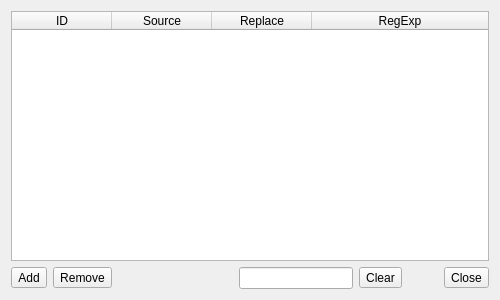
<?xml version="1.0" encoding="UTF-8"?>
<ui version="4.0">
 <class>ChangesDialog</class>
 <widget class="QDialog" name="ChangesDialog">
  <property name="geometry">
   <rect>
    <x>0</x>
    <y>0</y>
    <width>500</width>
    <height>300</height>
   </rect>
  </property>
  <property name="windowTitle">
   <string>Edit sources</string>
  </property>
  <property name="windowIcon">
   <iconset theme="preferences-system">
    <normaloff/>
   </iconset>
  </property>
  <layout class="QGridLayout" name="gridLayout">
   <item row="1" column="3">
    <widget class="QLineEdit" name="lineEdit">
     <property name="alignment">
      <set>Qt::AlignRight|Qt::AlignTrailing|Qt::AlignVCenter</set>
     </property>
    </widget>
   </item>
   <item row="1" column="0">
    <widget class="QToolButton" name="addButton">
     <property name="text">
      <string>Add</string>
     </property>
     <property name="icon">
      <iconset theme="list-add">
       <normaloff/>
      </iconset>
     </property>
    </widget>
   </item>
   <item row="0" column="0" colspan="7">
    <widget class="QTableWidget" name="Items">
     <property name="alternatingRowColors">
      <bool>true</bool>
     </property>
     <property name="selectionMode">
      <enum>QAbstractItemView::SingleSelection</enum>
     </property>
     <property name="selectionBehavior">
      <enum>QAbstractItemView::SelectRows</enum>
     </property>
     <property name="sortingEnabled">
      <bool>true</bool>
     </property>
     <attribute name="horizontalHeaderStretchLastSection">
      <bool>true</bool>
     </attribute>
     <attribute name="verticalHeaderVisible">
      <bool>false</bool>
     </attribute>
     <column>
      <property name="text">
       <string>ID</string>
      </property>
     </column>
     <column>
      <property name="text">
       <string>Source</string>
      </property>
     </column>
     <column>
      <property name="text">
       <string>Replace</string>
      </property>
     </column>
     <column>
      <property name="text">
       <string>RegExp</string>
      </property>
     </column>
    </widget>
   </item>
   <item row="1" column="5">
    <spacer name="rightSpacer">
     <property name="orientation">
      <enum>Qt::Horizontal</enum>
     </property>
     <property name="sizeType">
      <enum>QSizePolicy::Preferred</enum>
     </property>
     <property name="sizeHint" stdset="0">
      <size>
       <width>30</width>
       <height>0</height>
      </size>
     </property>
    </spacer>
   </item>
   <item row="1" column="6">
    <widget class="QToolButton" name="closeButton">
     <property name="text">
      <string>Close</string>
     </property>
     <property name="icon">
      <iconset theme="exit">
       <normaloff/>
      </iconset>
     </property>
    </widget>
   </item>
   <item row="1" column="4">
    <widget class="QToolButton" name="clearButton">
     <property name="text">
      <string>Clear</string>
     </property>
     <property name="icon">
      <iconset theme="edit-clear">
       <normaloff/>
      </iconset>
     </property>
    </widget>
   </item>
   <item row="1" column="1">
    <widget class="QToolButton" name="removeButton">
     <property name="text">
      <string>Remove</string>
     </property>
     <property name="icon">
      <iconset theme="list-remove">
       <normaloff/>
      </iconset>
     </property>
    </widget>
   </item>
   <item row="1" column="2">
    <spacer name="leftSpacer">
     <property name="orientation">
      <enum>Qt::Horizontal</enum>
     </property>
     <property name="sizeHint" stdset="0">
      <size>
       <width>40</width>
       <height>20</height>
      </size>
     </property>
    </spacer>
   </item>
  </layout>
 </widget>
 <resources/>
 <connections>
  <connection>
   <sender>addButton</sender>
   <signal>clicked()</signal>
   <receiver>ChangesDialog</receiver>
   <slot>AddButtonClicked()</slot>
   <hints>
    <hint type="sourcelabel">
     <x>27</x>
     <y>289</y>
    </hint>
    <hint type="destinationlabel">
     <x>27</x>
     <y>396</y>
    </hint>
   </hints>
  </connection>
  <connection>
   <sender>removeButton</sender>
   <signal>clicked()</signal>
   <receiver>ChangesDialog</receiver>
   <slot>RemoveButtonClicked()</slot>
   <hints>
    <hint type="sourcelabel">
     <x>66</x>
     <y>277</y>
    </hint>
    <hint type="destinationlabel">
     <x>73</x>
     <y>389</y>
    </hint>
   </hints>
  </connection>
  <connection>
   <sender>lineEdit</sender>
   <signal>textChanged(QString)</signal>
   <receiver>ChangesDialog</receiver>
   <slot>FindEditChanged(QString)</slot>
   <hints>
    <hint type="sourcelabel">
     <x>165</x>
     <y>281</y>
    </hint>
    <hint type="destinationlabel">
     <x>172</x>
     <y>354</y>
    </hint>
   </hints>
  </connection>
  <connection>
   <sender>clearButton</sender>
   <signal>clicked()</signal>
   <receiver>lineEdit</receiver>
   <slot>clear()</slot>
   <hints>
    <hint type="sourcelabel">
     <x>230</x>
     <y>274</y>
    </hint>
    <hint type="destinationlabel">
     <x>194</x>
     <y>274</y>
    </hint>
   </hints>
  </connection>
  <connection>
   <sender>closeButton</sender>
   <signal>clicked()</signal>
   <receiver>ChangesDialog</receiver>
   <slot>accept()</slot>
   <hints>
    <hint type="sourcelabel">
     <x>373</x>
     <y>285</y>
    </hint>
    <hint type="destinationlabel">
     <x>373</x>
     <y>320</y>
    </hint>
   </hints>
  </connection>
  <connection>
   <sender>Items</sender>
   <signal>itemChanged(QTableWidgetItem*)</signal>
   <receiver>ChangesDialog</receiver>
   <slot>ItemChanged(QTableWidgetItem*)</slot>
   <hints>
    <hint type="sourcelabel">
     <x>293</x>
     <y>126</y>
    </hint>
    <hint type="destinationlabel">
     <x>600</x>
     <y>156</y>
    </hint>
   </hints>
  </connection>
 </connections>
 <slots>
  <slot>AddButtonClicked()</slot>
  <slot>RemoveButtonClicked()</slot>
  <slot>FindEditChanged(QString)</slot>
  <slot>ItemChanged(QTableWidgetItem*)</slot>
 </slots>
</ui>
